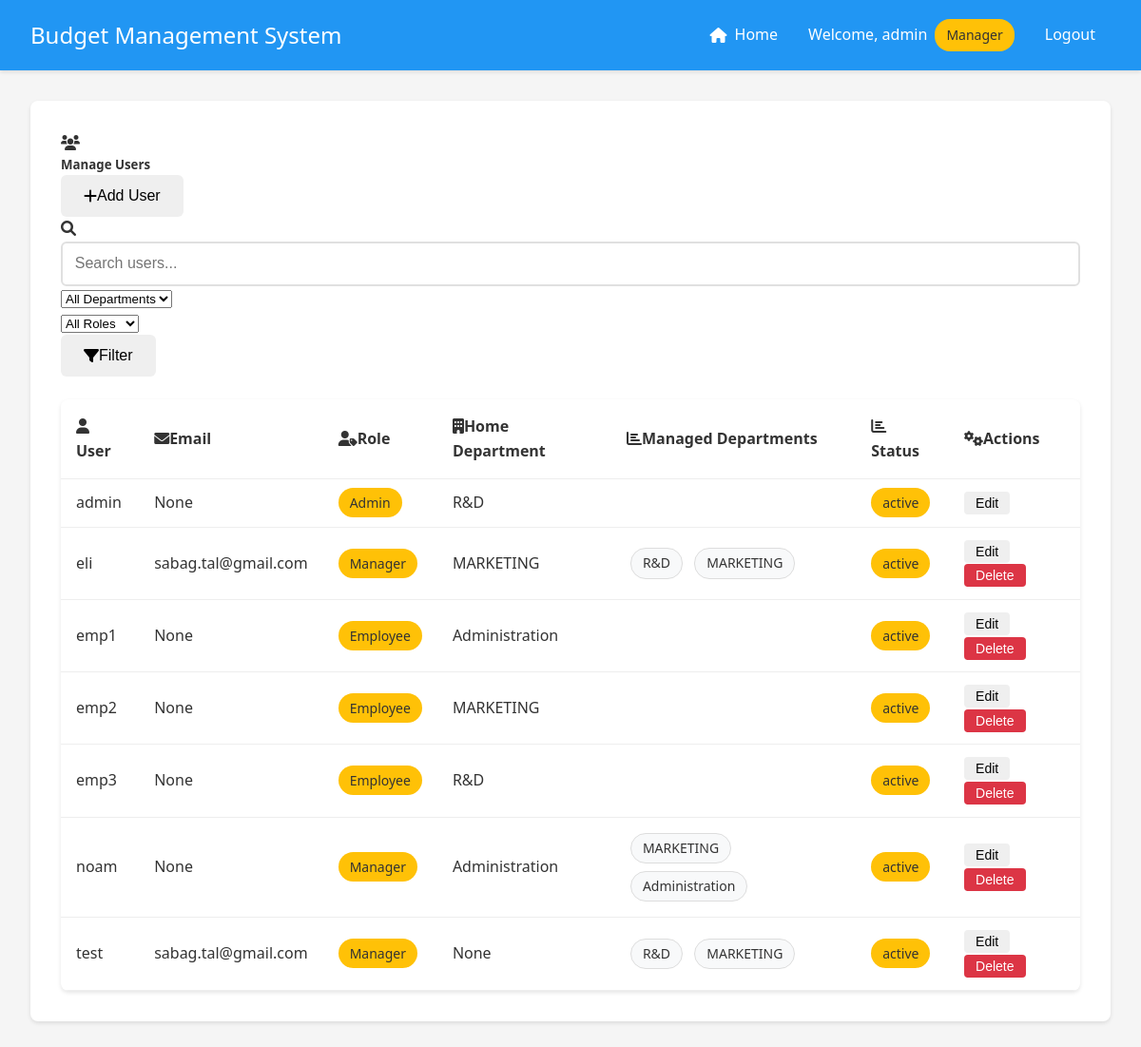
The app's page /admin/users (signed in) with its own data.
### app.py (models this page shows, shortened)
class User(UserMixin, db.Model):
    __tablename__ = 'user'
    id = db.Column(db.Integer, primary_key=True)
    username = db.Column(db.String(80), unique=True, nullable=False)
    email = db.Column(db.String(120), unique=False, nullable=False)
    password = db.Column(db.String(120), nullable=False)
    is_manager = db.Column(db.Boolean, default=False)
    is_admin = db.Column(db.Boolean, default=False)
    status = db.Column(db.String(20), default='active')  # active, inactive, pending
    department_id = db.Column(db.Integer, db.ForeignKey('department.id'))
    home_department = db.relationship('Department',
                                    foreign_keys=[department_id],
                                    back_populates='employees')
    managed_departments = db.relationship('Department',
                                       secondary=manager_departments,
                                       backref=db.backref('department_managers', lazy='dynamic'))
    submitted_expenses = db.relationship('Expense',
                                       primaryjoin='User.id==Expense.user_id',
                                       backref='submitter',
                                       lazy=True)
    handled_expenses = db.relationship('Expense',
                                     primaryjoin='User.id==Expense.manager_id',
                                     backref='handler',
                                     lazy=True)

class Department(db.Model):
    __tablename__ = 'department'
    id = db.Column(db.Integer, primary_key=True)
    name = db.Column(db.String(100), nullable=False)
    budget = db.Column(db.Float, default=0.0)
    employees = db.relationship('User', foreign_keys='User.department_id', back_populates='home_department')
    categories = db.relationship('Category', backref='department', lazy=True)

### app.py (the view)
@app.route('/admin/users')
@login_required
def manage_users():
    if not current_user.is_admin:
        flash('Access denied. Admin privileges required.', 'danger')
        return redirect(url_for('index'))
    search = request.args.get('search', '').strip()
    department_filter = request.args.get('department', 'all')
    role_filter = request.args.get('role', 'all')
    query = User.query
    if search:
        search_pattern = f"%{search}%"
        query = query.filter(User.username.like(search_pattern))
    if department_filter != 'all':
        query = query.filter(User.department_id == department_filter)
    if role_filter == 'admin':
        query = query.filter(User.is_admin == True)
    elif role_filter == 'manager':
        query = query.filter(User.is_manager == True)
    elif role_filter == 'employee':
        query = query.filter(User.is_admin == False, User.is_manager == False)
    users = query.order_by(User.username).all()
    departments = Department.query.order_by(Department.name).all()
    return render_template('manage_users.html',
                         users=users,
                         departments=departments,
                         search=search,
                         department_filter=department_filter,
                         role_filter=role_filter)

### app.py (called while the page is built)
@login_manager.user_loader
def load_user(user_id):
    return User.query.get(int(user_id))

### templates/manage_users.html (shortened to what this page needs)
{% extends "base.html" %}
{% block content %}
<div class="container-fluid">
    <div class="row">
        <div class="col-12">
            <div class="card shadow-sm">
                <div class="card-header bg-primary text-white">
                    <div class="d-flex justify-content-between align-items-center mb-2">
                        <div>
                            <i class="fas fa-users me-2"></i>
                            <h5 class="d-inline mb-0">Manage Users</h5>
                        </div>
                        <button class="btn btn-light" onclick="toggleAddUserRow()">
                            <i class="fas fa-plus me-1"></i>Add User
                        </button>
                    </div>
                    <form method="GET" action="{{ url_for('manage_users') }}" class="mt-2">
                        <div class="row g-2">
                            <div class="col-md-5">
                                <div class="input-group">
                                    <span class="input-group-text bg-white">
                                        <i class="fas fa-search"></i>
                                    </span>
                                    <input type="text" class="form-control" name="search"
                                           placeholder="Search users..." value="{{ search }}">
                                </div>
                            </div>
                            <div class="col-md-3">
                                <select class="form-select" name="department">
                                    <option value="all" {% if department_filter == 'all' %}selected{% endif %}>All Departments</option>
                                </select>
                            </div>
                            <div class="col-md-2">
                                <select class="form-select" name="role">
                                    <option value="all" {% if role_filter == 'all' %}selected{% endif %}>All Roles</option>
                                </select>
                            </div>
                            <div class="col-md-2">
                                <button type="submit" class="btn btn-light w-100">
                                    <i class="fas fa-filter me-1"></i>Filter
                                </button>
                            </div>
                        </div>
                    </form>
                </div>
                <div class="card-body">
                    <div class="table-responsive">
                        <table class="table table-hover align-middle">
                            <thead class="table-light">
                                <tr>
                                    <th scope="col"><i class="fas fa-user me-2"></i>User</th>
                                    <th scope="col"><i class="fas fa-envelope me-2"></i>Email</th>
                                    <th scope="col"><i class="fas fa-user-tag me-2"></i>Role</th>
                                    <th scope="col"><i class="fas fa-building me-2"></i>Home Department</th>
                                    <th scope="col"><i class="fas fa-chart-bar me-2"></i>Managed Departments</th>
                                    <th scope="col"><i class="fas fa-chart-bar me-2"></i>Status</th>
                                    <th scope="col" class="text-end"><i class="fas fa-cogs me-2"></i>Actions</th>
                                </tr>
                            </thead>
                            <tbody>
                                {% for user in users %}
                                <tr data-user-id="{{ user.id }}" class="view-row">
                                    <td>{{ user.username }}</td>
                                    <td>{{ user.email }}</td>
                                    <td>
                                        {% if user.is_admin %}
                                        <span class="badge bg-danger">Admin</span>
                                        {% elif user.is_manager %}
                                        <span class="badge bg-warning">Manager</span>
                                        {% else %}
                                        <span class="badge bg-info">Employee</span>
                                        {% endif %}
                                    </td>
                                    <td>{{ user.home_department.name if user.home_department else 'None' }}</td>
                                    <td>
                                        {% if user.is_manager %}
                                        <ul class="managed-departments-list">
                                            {% for dept in user.managed_departments %}
                                            <li>{{ dept.name }}</li>
                                            {% endfor %}
                                        </ul>
                                        {% endif %}
                                    </td>
                                    <td>
                                        <span class="badge bg-{{ 'success' if user.status == 'active' else 'secondary' }}">
                                            {{ user.status }}
                                        </span>
                                    </td>
                                    <td>
                                        <button onclick="startEdit({{ user.id }})" class="button small">Edit</button>
                                        {% if user.id != current_user.id %}
                                        <button onclick="deleteUser({{ user.id }})" class="button small danger">Delete</button>
                                        {% endif %}
                                    </td>
                                </tr>
                                {% endfor %}
                            </tbody>
                        </table>
                    </div>
                </div>
            </div>
        </div>
    </div>
</div>
{% endblock %}

### templates/base.html (shortened to what this page needs)
<!DOCTYPE html>
<html lang="en">
<head>
    <link rel="stylesheet" href="{{ url_for('static', filename='style.css') }}">
    <link href="https://cdnjs.cloudflare.com/ajax/libs/font-awesome/6.0.0/css/all.min.css" rel="stylesheet">
</head>
<body>
    <nav class="navbar">
        <div class="nav-brand">Budget Management System</div>
        <div class="nav-items">
            {% if current_user.is_authenticated %}
                {% if current_user.username == 'admin' %}
                    <a href="{{ url_for('index') }}" class="nav-link">
                        <i class="fas fa-home"></i> Home
                    </a>
                {% endif %}
                <span class="user-info">
                    Welcome, {{ current_user.username }}
                    {% if current_user.is_manager %}
                        <span class="badge">Manager</span>
                    {% endif %}
                </span>
                <a href="{{ url_for('logout') }}" class="nav-link">Logout</a>
            {% else %}
                <a href="{{ url_for('login') }}" class="nav-link">Login</a>
            {% endif %}
        </div>
    </nav>
    <div class="content">
        {% block content %}{% endblock %}
    </div>
</body>
</html>

### static/style.css (style rules this page uses)
:root { --primary-color: #2196F3; --secondary-color: #FFC107; --success-color: #4CAF50; --danger-color: #f44336; --text-color: #333; --bg-color: #f5f5f5; --card-bg: #ffffff; --background-light: #f8f9fa; }
* { margin: 0; padding: 0; box-sizing: border-box; transition: all 0.3s ease; }
body { font-family: 'Segoe UI', Roboto, Arial, sans-serif; background-color: var(--bg-color); color: var(--text-color); line-height: 1.6; }
.card { background-color: var(--card-bg); border-radius: 8px; box-shadow: 0 2px 4px rgba(0,0,0,0.1); padding: 2rem; margin-bottom: 2rem; }
input[type="text"], input[type="password"], input[type="number"], textarea { width: 100%; padding: 0.8rem; border: 2px solid #e0e0e0; border-radius: 6px; font-size: 1rem; transition: border-color 0.3s ease; }
.button, button { display: inline-flex; align-items: center; justify-content: center; padding: 0.8rem 1.5rem; border: none; border-radius: 6px; font-size: 1rem; font-weight: 500; cursor: pointer; text-decoration: none; transition: transform 0.2s ease, box-shadow 0.2s ease; }
table { width: 100%; border-collapse: separate; border-spacing: 0; margin-top: 1.5rem; background-color: var(--card-bg); border-radius: 8px; overflow: hidden; box-shadow: 0 2px 4px rgba(0,0,0,0.1); }
th, td { padding: 1rem; text-align: left; border-bottom: 1px solid #e0e0e0; }
th { background-color: #f8f9fa; font-weight: 600; color: var(--text-color); }
.button.small { padding: 0.4rem 0.8rem; font-size: 0.875rem; }
.navbar { background-color: var(--primary-color); padding: 1rem 2rem; color: white; display: flex; justify-content: space-between; align-items: center; box-shadow: 0 2px 4px rgba(0,0,0,0.1); }
.nav-brand { font-size: 1.5rem; font-weight: 500; }
.nav-items { display: flex; align-items: center; gap: 1rem; }
.user-info { display: flex; align-items: center; gap: 0.5rem; }
.badge { background-color: var(--secondary-color); color: var(--text-color); padding: 0.25rem 0.5rem; border-radius: 4px; font-size: 0.8rem; font-weight: 500; }
.nav-link { color: white; text-decoration: none; padding: 0.5rem 1rem; border-radius: 4px; transition: background-color 0.3s; display: flex; align-items: center; gap: 0.5rem; }
.nav-link i { font-size: 1rem; }
.content { padding: 2rem; }
.button.small { font-size: 0.875rem; padding: 0.25rem 0.75rem; border-radius: 4px; }
.button.danger.small { background-color: #dc3545; color: white; border: none; cursor: pointer; transition: background-color 0.2s ease; }
.managed-departments-list { list-style: none; padding: 0; margin: 0; }
.managed-departments-list li { display: inline-block; background-color: var(--background-light); padding: 0.25rem 0.75rem; border-radius: 1rem; font-size: 0.875rem; color: var(--text-color); border: 1px solid #ddd; margin: 0.25rem; }
.button.small { padding: 0.25rem 0.75rem; font-size: 0.875rem; }

### templates/manage_users.html (style rules this page uses)
.card { border: none; transition: transform 0.2s ease, box-shadow 0.2s ease; }
.table th { font-weight: 600; }
.badge { font-size: 0.875rem; font-weight: 500; padding: 6px 12px; border-radius: 16px; }
.table td { padding: 12px 16px; vertical-align: middle; }
.table > :not(caption) > * > * { background: none; box-shadow: none; border-bottom-color: #eee; }
.managed-departments-list { list-style: none; padding: 0; margin: 0; }
.managed-departments-list li { margin-bottom: 4px; }

### records on screen
User: username "admin", email "None", is_admin "Admin", home_department "R&D", status "active"
User: username "eli", email "sabag.tal@gmail.com", is_admin "Manager", home_department "MARKETING", status "active"
Department: name "R&D"
Department: name "MARKETING"
User: username "emp1", email "None", is_admin "Employee", home_department "Administration", status "active"
User: username "emp2", email "None", is_admin "Employee", home_department "MARKETING", status "active"
User: username "emp3", email "None", is_admin "Employee", home_department "R&D", status "active"
User: username "noam", email "None", is_admin "Manager", home_department "Administration", status "active"
Department: name "Administration"
User: username "test", email "sabag.tal@gmail.com", is_admin "Manager", home_department "None", status "active"
